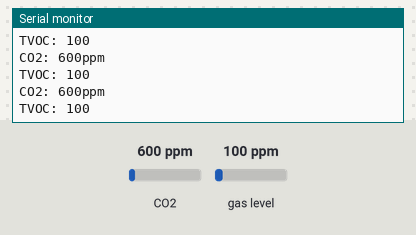
Bench run of a sketch on a simulated Arduino Nano, built with avr-gcc and run on an emulated ATmega328P. Parts: the last lines printed to the serial monitor. Inputs (shaded band) come from the test bench; at power-on: CO2 600 ppm, gas level 100 ppm.

Above: at 1.3 s.
1.4 s: CO2 set to 452 ppm
At 1.82 s:
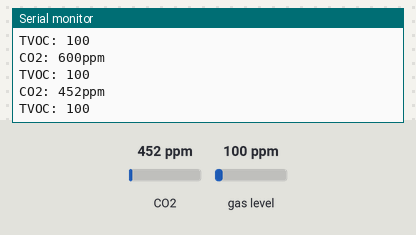
2.9 s: gas level set to 20 ppm
At 3.32 s:
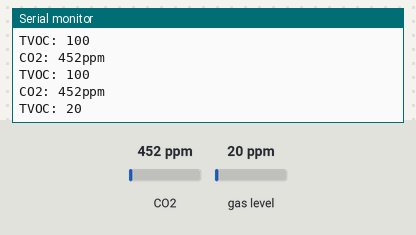
4.4 s: CO2 set to 1050 ppm
At 4.83 s:
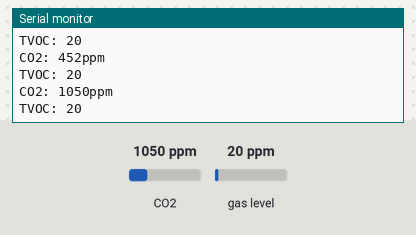
Timing chart, 0 to 7.4 s (numbered marks = the images above; inputs shaded):
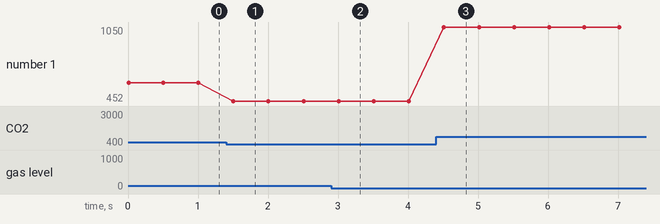

The sketch:

CO2_Sentsorea.ino
```cpp
/*
 Programaren izena: CO2_SENTSOREA
 Egilea:  MIKEL   Data: 22/02/2021
 Zeregina: CO2 sentsorearekin neurtu aire kalitate maila
 Adibide hau domeinu publikokoa da.
 Programaren egoera: Egiaztatzeko/Egiaztatuta
 Egiaztatutako plakak: hasiera batean Nano-arekin konprobatu dugu.
 */
 /*-----( LIBURUTEGIAK )----*/
#include "Adafruit_CCS811.h" //https://github.com/adafruit/Adafruit_CCS811

Adafruit_CCS811 ccs;

void setup() {
  Serial.begin(9600);

  Serial.println("CCS811 test");

  if(!ccs.begin()){
    Serial.println("Failed to start sensor! Please check your wiring.");
    while(1);
  }

  // Wait for the sensor to be ready
  while(!ccs.available());
}

void loop() {
  if(ccs.available()){
    if(!ccs.readData()){
     //Serial.println(ccs.calculateTemperature());
     Serial.print("CO2: ");
      Serial.print(ccs.geteCO2());
      Serial.println("ppm");
      Serial.print("TVOC: ");
      Serial.println(ccs.getTVOC());
   }
    else{
      Serial.println("ERROR!");
      while(1);
    }
  }
  delay(500);
}
```

Measured:
- after the input at 1.4 s, the serial monitor: prints a new line after 0.11 s (image 1)
- after the input at 2.9 s, the serial monitor: prints a new line after 0.12 s (image 2)
- after the input at 4.4 s, the serial monitor: prints a new line after 0.11 s (image 3)
- plotted number 1: 600 → 452 after the input at 1.4 s, 452 → 1050 after the input at 4.4 s
